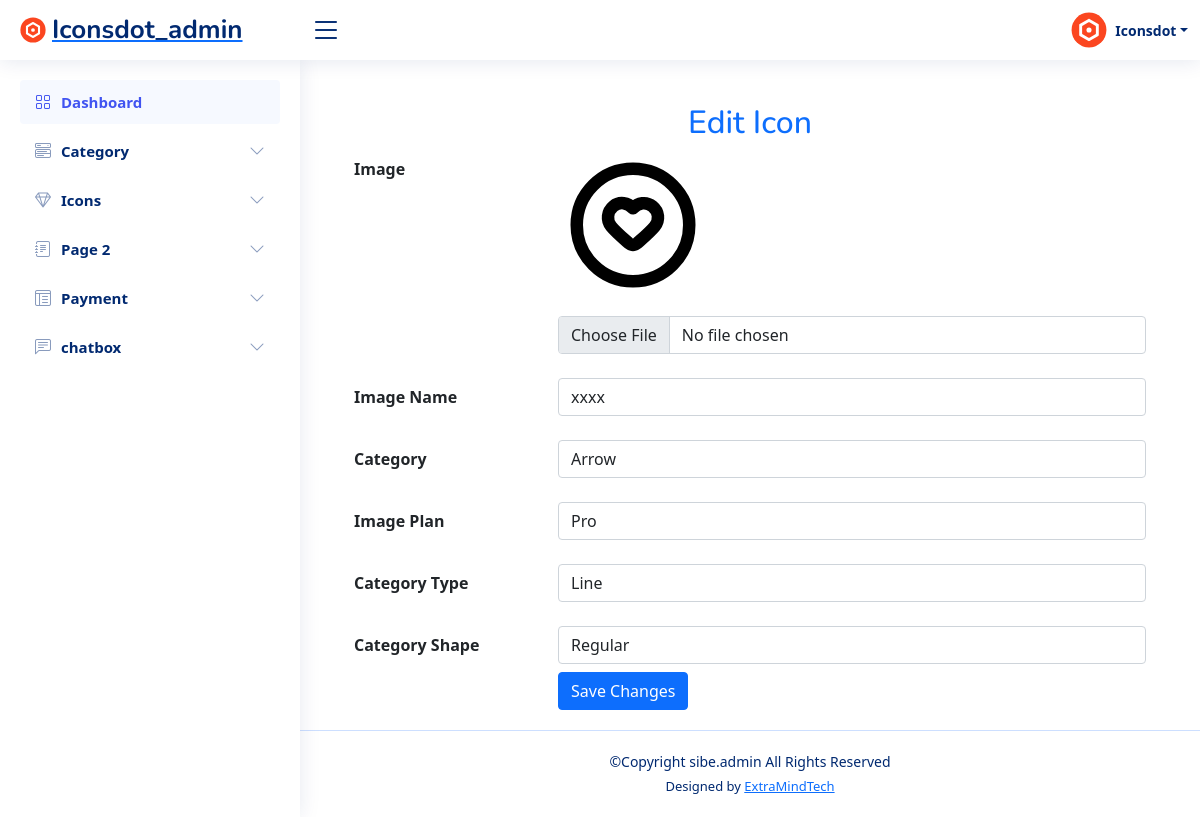
The page /icons/edit/1/ (signed in) on the database its author committed.
### icons_app/models.py (models this page shows, shortened)
class Image(models.Model):
    IMAGE_PLAN_CHOICES = [
        ('Free', 'Free'),
        ('Pro', 'Pro'),
    ]
    image=models.FileField(upload_to='images/')
    image_name=models.CharField(max_length=25)
    category=models.ForeignKey(Category,on_delete=models.CASCADE)
    image_plan=models.CharField(max_length=25,choices=IMAGE_PLAN_CHOICES)
    category_type=models.ForeignKey(Category_Type,on_delete=models.CASCADE)
    category_shape=models.ForeignKey(Category_Shape,on_delete=models.CASCADE)

class Category(models.Model):
    category=models.CharField(max_length=35)
    cat_image=models.FileField(upload_to='cat_images/')

class Category_Type(models.Model):
    category_type=models.CharField(max_length=35)

class Category_Shape(models.Model):
    category_shape=models.CharField(max_length=35)

### admin_app/views.py (the view)
    def _wrapped_view_func(request, *args, **kwargs):
        if 'admin_id' not in request.session:
            return redirect('admin_app:admin_login')
        return view_func(request, *args, **kwargs)

### admin_app/forms.py
class ImageForm(forms.ModelForm):
    class Meta:
        model = Image
        fields = ['image', 'image_name', 'category', 'image_plan', 'category_type', 'category_shape']

### admin_app/views.py (called while the page is built)
def admin_required(view_func):
    def _wrapped_view_func(request, *args, **kwargs):
        if 'admin_id' not in request.session:
            return redirect('admin_app:admin_login')
        return view_func(request, *args, **kwargs)
    return _wrapped_view_func

@admin_required
def edit_icon(request, icon_id):
    icon = get_object_or_404(Image, id=icon_id)
    if request.method == 'POST':
        form = ImageForm(request.POST, request.FILES, instance=icon)
        if form.is_valid():
            form.save()
            return redirect('admin_app:list_icons')
    else:
        form = ImageForm(instance=icon)
    categories = Category.objects.all()
    types = Category_Type.objects.all()
    shapes = Category_Shape.objects.all()
    plans = Image.objects.all()
    context = {
        'form': form,
        'icon': icon,
        'categories': categories,
        'types': types,
        'shapes': shapes,
        'plans': plans,
    }
    return render(request, 'edit_icon.html', context)

### admin_app/templates/edit_icon.html (shortened to what this page needs)
{% extends 'admin_index.html' %}
{% load static %}
{% block main %}
<main id="main" class="main">
    <div class="container mt-4">
        <h2 class="font-weight-bold text-primary text-center">Edit Icon</h2>
        <form method="post" enctype="multipart/form-data">
            <div class="form-group row">
                <label for="image" class="col-sm-3 col-form-label text-right"><b>Image</b></label>
                <div class="col-sm-9">
                    {% if icon.image %}
                        <div class="mb-3">
                            <img src="{{ icon.image.url }}" alt="{{ icon.image_name }}" style="width: 150px; height: auto;">
                        </div>
                    {% else %}
                        <p>No image available.</p>
                    {% endif %}
                    <input type="file" class="form-control" id="image" name="image">
                </div>
            </div>
            <br>
            <div class="form-group row">
                <label for="image_name" class="col-sm-3 col-form-label text-right"><b>Image Name</b></label>
                <div class="col-sm-9">
                    <input type="text" class="form-control" id="image_name" name="image_name" value="{{ icon.image_name }}">
                </div>
            </div>
            <br>
            <div class="form-group row">
                <label for="category" class="col-sm-3 col-form-label text-right"><b>Category</b></label>
                <div class="col-sm-9">
                    <select class="form-control" id="category" name="category">
                        {% for category in categories %}
                        <option value="{{ category.id }}" {% if category.id == icon.category.id %}selected{% endif %}>{{ category.category }}</option>
                        {% endfor %}
                    </select>
                </div>
            </div>
            <br>
            <div class="form-group row">
                <label for="image_plan" class="col-sm-3 col-form-label text-right"><b>Image Plan</b></label>
                <div class="col-sm-9">
                    <select class="form-control" id="image_plan" name="image_plan">
                        {% for plan_value, plan_display in icon.IMAGE_PLAN_CHOICES %}
                        <option value="{{ plan_value }}" {% if plan_value == icon.image_plan %}selected{% endif %}>{{ plan_display }}</option>
                        {% endfor %}
                    </select>
                </div>
            </div>
            <br>
            <div class="form-group row">
                <label for="category_type" class="col-sm-3 col-form-label text-right"><b>Category Type</b></label>
                <div class="col-sm-9">
                    <select class="form-control" id="category_type" name="category_type">
                        {% for type in types %}
                        <option value="{{ type.id }}" {% if type.id == icon.category_type.id %}selected{% endif %}>{{ type.category_type }}</option>
                        {% endfor %}
                    </select>
                </div>
            </div>
            <br>
            <div class="form-group row">
                <label for="category_shape" class="col-sm-3 col-form-label text-right"><b>Category Shape</b></label>
                <div class="col-sm-9">
                    <select class="form-control" id="category_shape" name="category_shape">
                        {% for shape in shapes %}
                        <option value="{{ shape.id }}" {% if shape.id == icon.category_shape.id %}selected{% endif %}>{{ shape.category_shape }}</option>
                        {% endfor %}
                    </select>
                </div>
            </div>
            <div class="form-group row">
                <div class="col-sm-3"></div>
                <div class="col-sm-9">
                    <button type="submit" class="btn btn-primary mt-2">Save Changes</button>
                </div>
            </div>
        </form>
    </div>
</main>
{% endblock %}

### admin_app/static/css/admin_style.css (style rules this page uses)
:root { scroll-behavior: smooth; }
body { font-family: "Open Sans", sans-serif; background: #f6f9ff; color: #444444; }
h1, h2, h3, h4, h5, h6 { font-family: "Nunito", sans-serif; }
#main { margin-top: 60px; padding: 20px 30px; transition: all 0.3s; }
@media (min-width: 1200px) { #main, #footer { margin-left: 300px; } }

### rows shown on the page
Image: image (picture), image_name "xxxx", category "Arrow", image_plan "Pro", category_type "Line", category_shape "Regular"
